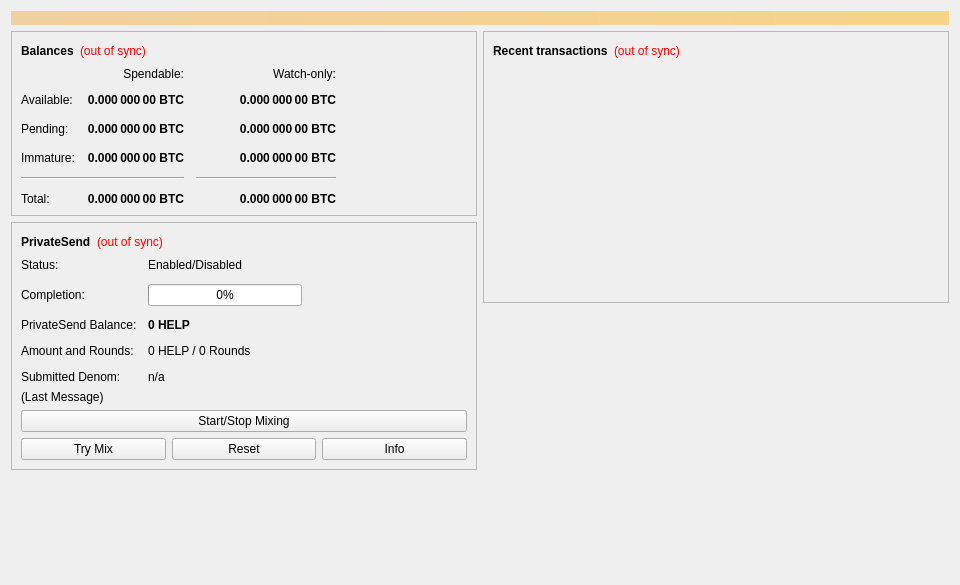
<?xml version="1.0" encoding="UTF-8"?>
<ui version="4.0">
 <class>OverviewPage</class>
 <widget class="QWidget" name="OverviewPage">
  <property name="geometry">
   <rect>
    <x>0</x>
    <y>0</y>
    <width>960</width>
    <height>585</height>
   </rect>
  </property>
  <property name="minimumSize">
   <size>
    <width>960</width>
    <height>0</height>
   </size>
  </property>
  <property name="windowTitle">
   <string>Form</string>
  </property>
  <layout class="QVBoxLayout" name="topLayout">
   <item>
    <widget class="QLabel" name="labelAlerts">
     <property name="visible">
      <bool>false</bool>
     </property>
     <property name="styleSheet">
      <string notr="true">QLabel { background-color: qlineargradient(x1: 0, y1: 0, x2: 1, y2: 0, stop:0 #F0D0A0, stop:1 #F8D488); color:#000000; }</string>
     </property>
     <property name="wordWrap">
      <bool>true</bool>
     </property>
     <property name="margin">
      <number>3</number>
     </property>
     <property name="textInteractionFlags">
      <set>Qt::TextSelectableByMouse</set>
     </property>
    </widget>
   </item>
   <item>
    <layout class="QHBoxLayout" name="horizontalLayout" stretch="1,1">
     <item>
      <layout class="QVBoxLayout" name="verticalLayout_2">
       <item>
        <widget class="QFrame" name="frame">
         <property name="frameShape">
          <enum>QFrame::StyledPanel</enum>
         </property>
         <property name="frameShadow">
          <enum>QFrame::Raised</enum>
         </property>
         <layout class="QVBoxLayout" name="verticalLayout_4">
          <item>
           <layout class="QHBoxLayout" name="horizontalLayout_4">
            <item>
             <widget class="QLabel" name="label_5">
              <property name="font">
               <font>
                <weight>75</weight>
                <bold>true</bold>
               </font>
              </property>
              <property name="text">
               <string>Balances</string>
              </property>
             </widget>
            </item>
            <item>
             <widget class="QLabel" name="labelWalletStatus">
              <property name="toolTip">
               <string>The displayed information may be out of date. Your wallet automatically synchronizes with the Helpico network after a connection is established, but this process has not completed yet.</string>
              </property>
              <property name="styleSheet">
               <string notr="true">QLabel { color: red; }</string>
              </property>
              <property name="text">
               <string notr="true">(out of sync)</string>
              </property>
              <property name="alignment">
               <set>Qt::AlignLeading|Qt::AlignLeft|Qt::AlignVCenter</set>
              </property>
             </widget>
            </item>
            <item>
             <spacer name="horizontalSpacer_3">
              <property name="orientation">
               <enum>Qt::Horizontal</enum>
              </property>
              <property name="sizeHint" stdset="0">
               <size>
                <width>40</width>
                <height>20</height>
               </size>
              </property>
             </spacer>
            </item>
           </layout>
          </item>
          <item>
           <layout class="QGridLayout" name="gridLayout">
            <property name="spacing">
             <number>12</number>
            </property>
            <item row="2" column="2">
             <widget class="QLabel" name="labelWatchPending">
              <property name="font">
               <font>
                <weight>75</weight>
                <bold>true</bold>
               </font>
              </property>
              <property name="cursor">
               <cursorShape>IBeamCursor</cursorShape>
              </property>
              <property name="toolTip">
               <string>Unconfirmed transactions to watch-only addresses</string>
              </property>
              <property name="text">
               <string notr="true">0.000 000 00 BTC</string>
              </property>
              <property name="alignment">
               <set>Qt::AlignRight|Qt::AlignTrailing|Qt::AlignVCenter</set>
              </property>
              <property name="textInteractionFlags">
               <set>Qt::LinksAccessibleByMouse|Qt::TextSelectableByKeyboard|Qt::TextSelectableByMouse</set>
              </property>
             </widget>
            </item>
            <item row="2" column="1">
             <widget class="QLabel" name="labelUnconfirmed">
              <property name="font">
               <font>
                <weight>75</weight>
                <bold>true</bold>
               </font>
              </property>
              <property name="cursor">
               <cursorShape>IBeamCursor</cursorShape>
              </property>
              <property name="toolTip">
               <string>Total of transactions that have yet to be confirmed, and do not yet count toward the spendable balance</string>
              </property>
              <property name="text">
               <string notr="true">0.000 000 00 BTC</string>
              </property>
              <property name="alignment">
               <set>Qt::AlignRight|Qt::AlignTrailing|Qt::AlignVCenter</set>
              </property>
              <property name="textInteractionFlags">
               <set>Qt::LinksAccessibleByMouse|Qt::TextSelectableByKeyboard|Qt::TextSelectableByMouse</set>
              </property>
             </widget>
            </item>
            <item row="3" column="2">
             <widget class="QLabel" name="labelWatchImmature">
              <property name="font">
               <font>
                <weight>75</weight>
                <bold>true</bold>
               </font>
              </property>
              <property name="cursor">
               <cursorShape>IBeamCursor</cursorShape>
              </property>
              <property name="toolTip">
               <string>Mined balance in watch-only addresses that has not yet matured</string>
              </property>
              <property name="text">
               <string notr="true">0.000 000 00 BTC</string>
              </property>
              <property name="alignment">
               <set>Qt::AlignRight|Qt::AlignTrailing|Qt::AlignVCenter</set>
              </property>
              <property name="textInteractionFlags">
               <set>Qt::LinksAccessibleByMouse|Qt::TextSelectableByKeyboard|Qt::TextSelectableByMouse</set>
              </property>
             </widget>
            </item>
            <item row="4" column="0" colspan="2">
             <widget class="Line" name="lineSpendableBalance">
              <property name="orientation">
               <enum>Qt::Horizontal</enum>
              </property>
             </widget>
            </item>
            <item row="4" column="2">
             <widget class="Line" name="lineWatchBalance">
              <property name="sizePolicy">
               <sizepolicy hsizetype="Preferred" vsizetype="Fixed">
                <horstretch>0</horstretch>
                <verstretch>0</verstretch>
               </sizepolicy>
              </property>
              <property name="minimumSize">
               <size>
                <width>140</width>
                <height>0</height>
               </size>
              </property>
              <property name="orientation">
               <enum>Qt::Horizontal</enum>
              </property>
             </widget>
            </item>
            <item row="5" column="0">
             <widget class="QLabel" name="labelTotalText">
              <property name="text">
               <string>Total:</string>
              </property>
             </widget>
            </item>
            <item row="3" column="1">
             <widget class="QLabel" name="labelImmature">
              <property name="font">
               <font>
                <weight>75</weight>
                <bold>true</bold>
               </font>
              </property>
              <property name="cursor">
               <cursorShape>IBeamCursor</cursorShape>
              </property>
              <property name="toolTip">
               <string>Mined balance that has not yet matured</string>
              </property>
              <property name="text">
               <string notr="true">0.000 000 00 BTC</string>
              </property>
              <property name="alignment">
               <set>Qt::AlignRight|Qt::AlignTrailing|Qt::AlignVCenter</set>
              </property>
              <property name="textInteractionFlags">
               <set>Qt::LinksAccessibleByMouse|Qt::TextSelectableByKeyboard|Qt::TextSelectableByMouse</set>
              </property>
             </widget>
            </item>
            <item row="2" column="3">
             <spacer name="horizontalSpacer_2">
              <property name="orientation">
               <enum>Qt::Horizontal</enum>
              </property>
              <property name="sizeHint" stdset="0">
               <size>
                <width>40</width>
                <height>20</height>
               </size>
              </property>
             </spacer>
            </item>
            <item row="3" column="0">
             <widget class="QLabel" name="labelImmatureText">
              <property name="text">
               <string>Immature:</string>
              </property>
             </widget>
            </item>
            <item row="5" column="1">
             <widget class="QLabel" name="labelTotal">
              <property name="font">
               <font>
                <weight>75</weight>
                <bold>true</bold>
               </font>
              </property>
              <property name="cursor">
               <cursorShape>IBeamCursor</cursorShape>
              </property>
              <property name="toolTip">
               <string>Your current total balance</string>
              </property>
              <property name="text">
               <string notr="true">0.000 000 00 BTC</string>
              </property>
              <property name="alignment">
               <set>Qt::AlignRight|Qt::AlignTrailing|Qt::AlignVCenter</set>
              </property>
              <property name="textInteractionFlags">
               <set>Qt::LinksAccessibleByMouse|Qt::TextSelectableByKeyboard|Qt::TextSelectableByMouse</set>
              </property>
             </widget>
            </item>
            <item row="5" column="2">
             <widget class="QLabel" name="labelWatchTotal">
              <property name="font">
               <font>
                <weight>75</weight>
                <bold>true</bold>
               </font>
              </property>
              <property name="cursor">
               <cursorShape>IBeamCursor</cursorShape>
              </property>
              <property name="toolTip">
               <string>Current total balance in watch-only addresses</string>
              </property>
              <property name="text">
               <string notr="true">0.000 000 00 BTC</string>
              </property>
              <property name="alignment">
               <set>Qt::AlignRight|Qt::AlignTrailing|Qt::AlignVCenter</set>
              </property>
              <property name="textInteractionFlags">
               <set>Qt::LinksAccessibleByMouse|Qt::TextSelectableByKeyboard|Qt::TextSelectableByMouse</set>
              </property>
             </widget>
            </item>
            <item row="0" column="2">
             <widget class="QLabel" name="labelWatchonly">
              <property name="text">
               <string>Watch-only:</string>
              </property>
              <property name="alignment">
               <set>Qt::AlignRight|Qt::AlignTrailing|Qt::AlignVCenter</set>
              </property>
             </widget>
            </item>
            <item row="1" column="0">
             <widget class="QLabel" name="labelBalanceText">
              <property name="text">
               <string>Available:</string>
              </property>
             </widget>
            </item>
            <item row="1" column="1">
             <widget class="QLabel" name="labelBalance">
              <property name="font">
               <font>
                <weight>75</weight>
                <bold>true</bold>
               </font>
              </property>
              <property name="cursor">
               <cursorShape>IBeamCursor</cursorShape>
              </property>
              <property name="toolTip">
               <string>Your current spendable balance</string>
              </property>
              <property name="text">
               <string notr="true">0.000 000 00 BTC</string>
              </property>
              <property name="alignment">
               <set>Qt::AlignRight|Qt::AlignTrailing|Qt::AlignVCenter</set>
              </property>
              <property name="textInteractionFlags">
               <set>Qt::LinksAccessibleByMouse|Qt::TextSelectableByKeyboard|Qt::TextSelectableByMouse</set>
              </property>
             </widget>
            </item>
            <item row="1" column="2">
             <widget class="QLabel" name="labelWatchAvailable">
              <property name="font">
               <font>
                <weight>75</weight>
                <bold>true</bold>
               </font>
              </property>
              <property name="cursor">
               <cursorShape>IBeamCursor</cursorShape>
              </property>
              <property name="toolTip">
               <string>Your current balance in watch-only addresses</string>
              </property>
              <property name="text">
               <string notr="true">0.000 000 00 BTC</string>
              </property>
              <property name="alignment">
               <set>Qt::AlignRight|Qt::AlignTrailing|Qt::AlignVCenter</set>
              </property>
              <property name="textInteractionFlags">
               <set>Qt::LinksAccessibleByMouse|Qt::TextSelectableByKeyboard|Qt::TextSelectableByMouse</set>
              </property>
             </widget>
            </item>
            <item row="2" column="0">
             <widget class="QLabel" name="labelPendingText">
              <property name="text">
               <string>Pending:</string>
              </property>
             </widget>
            </item>
            <item row="0" column="1">
             <widget class="QLabel" name="labelSpendable">
              <property name="text">
               <string>Spendable:</string>
              </property>
              <property name="alignment">
               <set>Qt::AlignRight|Qt::AlignTrailing|Qt::AlignVCenter</set>
              </property>
             </widget>
            </item>
           </layout>
          </item>
         </layout>
        </widget>
       </item>
       <item>
        <widget class="QFrame" name="framePrivateSend">
         <property name="layoutDirection">
          <enum>Qt::LeftToRight</enum>
         </property>
         <property name="frameShape">
          <enum>QFrame::StyledPanel</enum>
         </property>
         <property name="frameShadow">
          <enum>QFrame::Raised</enum>
         </property>
         <layout class="QVBoxLayout" name="VerticalLayout_PS1">
          <item>
           <layout class="QHBoxLayout" name="horizontalLayout_5">
            <item>
             <widget class="QLabel" name="labelPrivateSendHeader">
              <property name="font">
               <font>
                <weight>75</weight>
                <bold>true</bold>
               </font>
              </property>
              <property name="text">
               <string>PrivateSend</string>
              </property>
             </widget>
            </item>
            <item>
             <widget class="QLabel" name="labelPrivateSendSyncStatus">
              <property name="toolTip">
               <string>The displayed information may be out of date. Your wallet automatically synchronizes with the Helpico network after a connection is established, but this process has not completed yet.</string>
              </property>
              <property name="styleSheet">
               <string notr="true">QLabel { color: red; }</string>
              </property>
              <property name="text">
               <string notr="true">(out of sync)</string>
              </property>
              <property name="alignment">
               <set>Qt::AlignLeading|Qt::AlignLeft|Qt::AlignVCenter</set>
              </property>
             </widget>
            </item>
            <item>
             <spacer name="horizontalSpacer_4">
              <property name="orientation">
               <enum>Qt::Horizontal</enum>
              </property>
              <property name="sizeHint" stdset="0">
               <size>
                <width>40</width>
                <height>20</height>
               </size>
              </property>
             </spacer>
            </item>
           </layout>
          </item>
          <item>
           <layout class="QFormLayout" name="privateSendFormLayout">
            <property name="fieldGrowthPolicy">
             <enum>QFormLayout::AllNonFixedFieldsGrow</enum>
            </property>
            <property name="horizontalSpacing">
             <number>11</number>
            </property>
            <property name="verticalSpacing">
             <number>12</number>
            </property>
            <item row="0" column="0">
             <widget class="QLabel" name="labelPrivateSendEnabledText">
              <property name="text">
               <string>Status:</string>
              </property>
             </widget>
            </item>
            <item row="0" column="1">
             <widget class="QLabel" name="labelPrivateSendEnabled">
              <property name="text">
               <string>Enabled/Disabled</string>
              </property>
             </widget>
            </item>
            <item row="1" column="0">
             <widget class="QLabel" name="labelCompletitionText">
              <property name="text">
               <string>Completion:</string>
              </property>
             </widget>
            </item>
            <item row="1" column="1">
             <widget class="QProgressBar" name="privateSendProgress">
              <property name="maximumSize">
               <size>
                <width>154</width>
                <height>16777215</height>
               </size>
              </property>
              <property name="value">
               <number>0</number>
              </property>
             </widget>
            </item>
            <item row="2" column="0">
             <widget class="QLabel" name="labelAnonymizedText">
              <property name="text">
               <string>PrivateSend Balance:</string>
              </property>
             </widget>
            </item>
            <item row="2" column="1">
             <widget class="QLabel" name="labelAnonymized">
              <property name="font">
               <font>
                <weight>75</weight>
                <bold>true</bold>
               </font>
              </property>
              <property name="text">
               <string notr="true">0 HELP</string>
              </property>
             </widget>
            </item>
            <item row="3" column="0">
             <widget class="QLabel" name="labelAmountAndRoundsText">
              <property name="text">
               <string>Amount and Rounds:</string>
              </property>
             </widget>
            </item>
            <item row="3" column="1">
             <widget class="QLabel" name="labelAmountRounds">
              <property name="text">
               <string>0 HELP / 0 Rounds</string>
              </property>
             </widget>
            </item>
            <item row="4" column="0">
             <widget class="QLabel" name="labelSubmittedDenomText">
              <property name="text">
               <string>Submitted Denom:</string>
              </property>
             </widget>
            </item>
            <item row="4" column="1">
             <widget class="QLabel" name="labelSubmittedDenom">
              <property name="toolTip">
               <string>The denominations you submitted to the Masternode.&lt;br&gt;To mix, other users must submit the exact same denominations.</string>
              </property>
              <property name="text">
               <string>n/a</string>
              </property>
             </widget>
            </item>
           </layout>
          </item>
          <item>
           <layout class="QVBoxLayout" name="VerticalLayout_PS">
            <item>
             <widget class="QLabel" name="labelPrivateSendLastMessage">
              <property name="text">
               <string>(Last Message)</string>
              </property>
              <property name="alignment">
               <set>Qt::AlignLeading|Qt::AlignLeft|Qt::AlignTop</set>
              </property>
              <property name="wordWrap">
               <bool>true</bool>
              </property>
             </widget>
            </item>
            <item>
             <widget class="QPushButton" name="togglePrivateSend">
              <property name="sizePolicy">
               <sizepolicy hsizetype="MinimumExpanding" vsizetype="Fixed">
                <horstretch>0</horstretch>
                <verstretch>0</verstretch>
               </sizepolicy>
              </property>
              <property name="text">
               <string>Start/Stop Mixing</string>
              </property>
             </widget>
            </item>
            <item>
             <layout class="QHBoxLayout" name="horizontalLayout_debugbuttons">
              <item>
               <widget class="QPushButton" name="privateSendAuto">
                <property name="sizePolicy">
                 <sizepolicy hsizetype="MinimumExpanding" vsizetype="Fixed">
                  <horstretch>0</horstretch>
                  <verstretch>0</verstretch>
                 </sizepolicy>
                </property>
                <property name="toolTip">
                 <string>Try to manually submit a PrivateSend request.</string>
                </property>
                <property name="text">
                 <string>Try Mix</string>
                </property>
               </widget>
              </item>
              <item>
               <widget class="QPushButton" name="privateSendReset">
                <property name="sizePolicy">
                 <sizepolicy hsizetype="MinimumExpanding" vsizetype="Fixed">
                  <horstretch>0</horstretch>
                  <verstretch>0</verstretch>
                 </sizepolicy>
                </property>
                <property name="toolTip">
                 <string>Reset the current status of PrivateSend (can interrupt PrivateSend if it's in the process of Mixing, which can cost you money!)</string>
                </property>
                <property name="autoFillBackground">
                 <bool>false</bool>
                </property>
                <property name="text">
                 <string>Reset</string>
                </property>
               </widget>
              </item>
              <item>
               <widget class="QPushButton" name="privateSendInfo">
                <property name="sizePolicy">
                 <sizepolicy hsizetype="MinimumExpanding" vsizetype="Fixed">
                  <horstretch>0</horstretch>
                  <verstretch>0</verstretch>
                 </sizepolicy>
                </property>
                <property name="toolTip">
                 <string>Information about PrivateSend and Mixing</string>
                </property>
                <property name="text">
                 <string>Info</string>
                </property>
               </widget>
              </item>
             </layout>
            </item>
           </layout>
          </item>
         </layout>
        </widget>
       </item>
       <item>
        <spacer name="verticalSpacer">
         <property name="orientation">
          <enum>Qt::Vertical</enum>
         </property>
         <property name="sizeHint" stdset="0">
          <size>
           <width>20</width>
           <height>40</height>
          </size>
         </property>
        </spacer>
       </item>
      </layout>
     </item>
     <item>
      <layout class="QVBoxLayout" name="verticalLayout_3">
       <item>
        <widget class="QFrame" name="frame_2">
         <property name="frameShape">
          <enum>QFrame::StyledPanel</enum>
         </property>
         <property name="frameShadow">
          <enum>QFrame::Raised</enum>
         </property>
         <layout class="QVBoxLayout" name="verticalLayout">
          <item>
           <layout class="QHBoxLayout" name="horizontalLayout_2">
            <item>
             <widget class="QLabel" name="label_4">
              <property name="font">
               <font>
                <weight>75</weight>
                <bold>true</bold>
               </font>
              </property>
              <property name="text">
               <string>Recent transactions</string>
              </property>
             </widget>
            </item>
            <item>
             <widget class="QLabel" name="labelTransactionsStatus">
              <property name="toolTip">
               <string>The displayed information may be out of date. Your wallet automatically synchronizes with the Helpico network after a connection is established, but this process has not completed yet.</string>
              </property>
              <property name="styleSheet">
               <string notr="true">QLabel { color: red; }</string>
              </property>
              <property name="text">
               <string notr="true">(out of sync)</string>
              </property>
              <property name="alignment">
               <set>Qt::AlignLeading|Qt::AlignLeft|Qt::AlignVCenter</set>
              </property>
             </widget>
            </item>
            <item>
             <spacer name="horizontalSpacer">
              <property name="orientation">
               <enum>Qt::Horizontal</enum>
              </property>
              <property name="sizeHint" stdset="0">
               <size>
                <width>40</width>
                <height>20</height>
               </size>
              </property>
             </spacer>
            </item>
           </layout>
          </item>
          <item>
           <widget class="QListView" name="listTransactions">
            <property name="styleSheet">
             <string notr="true">QListView { background: transparent; }</string>
            </property>
            <property name="frameShape">
             <enum>QFrame::NoFrame</enum>
            </property>
            <property name="verticalScrollBarPolicy">
             <enum>Qt::ScrollBarAlwaysOff</enum>
            </property>
            <property name="horizontalScrollBarPolicy">
             <enum>Qt::ScrollBarAlwaysOff</enum>
            </property>
            <property name="selectionMode">
             <enum>QAbstractItemView::NoSelection</enum>
            </property>
           </widget>
          </item>
         </layout>
        </widget>
       </item>
       <item>
        <spacer name="verticalSpacer_2">
         <property name="orientation">
          <enum>Qt::Vertical</enum>
         </property>
         <property name="sizeHint" stdset="0">
          <size>
           <width>20</width>
           <height>40</height>
          </size>
         </property>
        </spacer>
       </item>
      </layout>
     </item>
    </layout>
   </item>
  </layout>
 </widget>
 <resources/>
 <connections/>
</ui>
